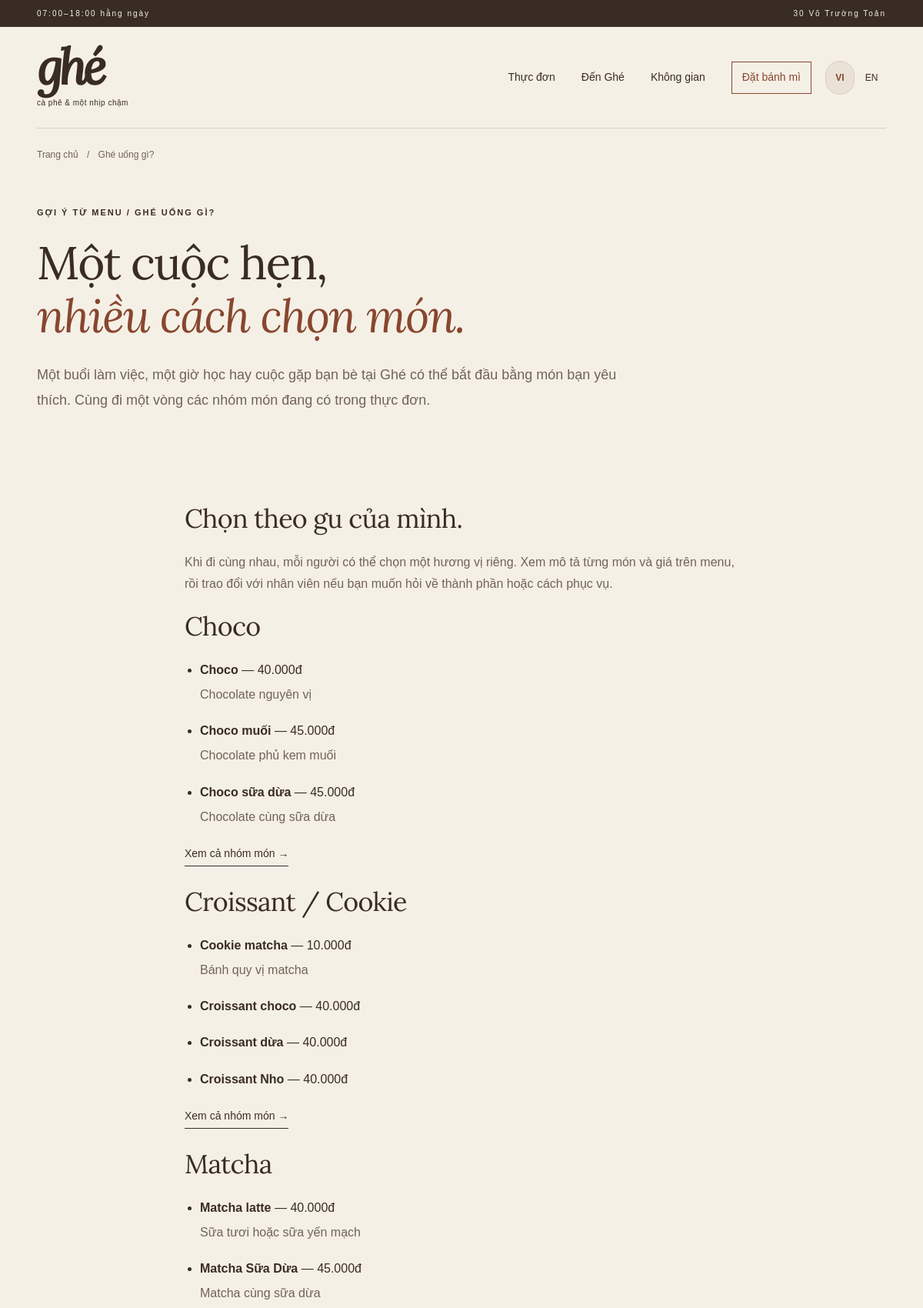
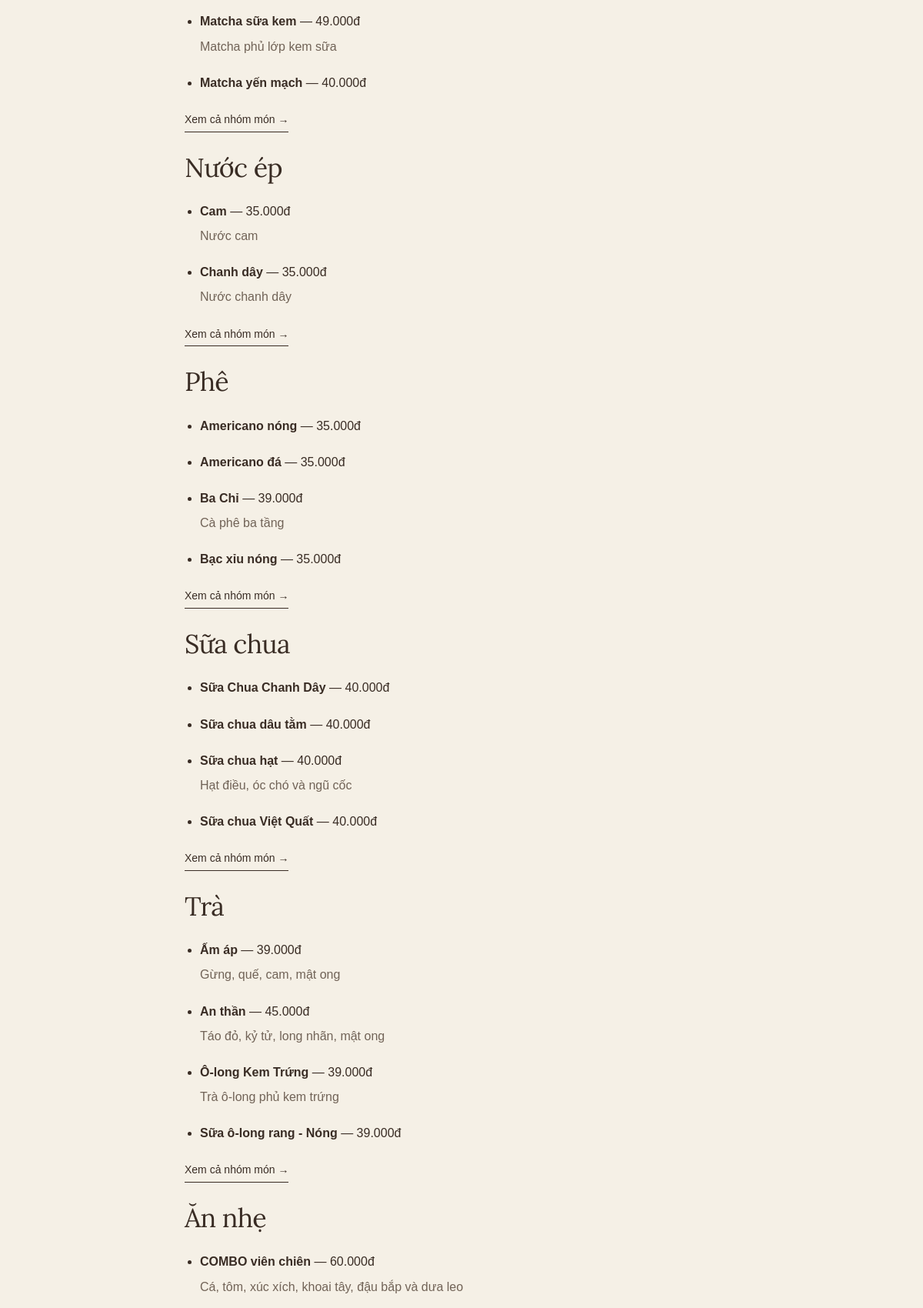
/ghe-uong-gi.php (upper part), run on the app's committed database (2 pictures, top to bottom).
### tables this page shows
CREATE TABLE `products` (
  `id` int(11) NOT NULL,
  `name` varchar(100) NOT NULL,
  `price` decimal(10,0) NOT NULL,
  `bakery_revenue_amount` decimal(10,0) DEFAULT NULL,
  `status` tinyint(4) DEFAULT 1,
  `created_at` timestamp NOT NULL DEFAULT current_timestamp(),
  `category_id` int(11) DEFAULT 5,
  `sort_order` int(11) DEFAULT 0
);

### site/catalog.php (called while the page is built, shortened)
<?php
require_once __DIR__.'/photo-collection.php';
function ghe_catalog_rows(mysqli $db): array {
    return $db->query('SELECT p.id, p.name, p.price, p.status, p.category_id, p.sort_order, c.name AS category_name FROM products p LEFT JOIN categories c ON c.id=p.category_id ORDER BY c.name, p.sort_order, p.name')->fetch_all(MYSQLI_ASSOC);
}
function ghe_catalog_sections(array $rows, array $content): array {
    $sections = [];
    $original = require __DIR__ . '/menu-data.php';
    $descriptions = [];
    foreach ($original as $section) foreach ($section['items'] as $item) $descriptions[mb_strtolower(trim($item['name']), 'UTF-8')] = $item;
    foreach ($rows as $row) {
        $meta = $content['products'][(string)$row['id']] ?? [];
        if ((int)$row['status'] !== 1 || !($meta['visible'] ?? true)) continue;
        $key = 'category-' . (int)$row['category_id'];
        if (!isset($sections[$key])) $sections[$key] = ['id'=>$key, 'title'=>$row['category_name'] ?: 'Các món khác', 'eyebrow'=>'Thực đơn tại Ghé', 'theme'=>'coffee', 'wide'=>true, 'items'=>[]];
        $seed = $descriptions[mb_strtolower(trim($row['name']), 'UTF-8')] ?? [];
        $photo=ghe_collection_product($row['name'],$content);
        $image=$meta['image']??'';
        if($image==='' && !($meta['image_manual']??false))$image=$photo['image'];
        $sections[$key]['items'][] = ['id'=>(int)$row['id'], 'name'=>$row['name'], 'price'=>(int)$row['price'],
            'detail'=>$meta['description'] ?? ($seed['detail'] ?? ''), 'tags'=>$seed['tags'] ?? [],
            'image'=>$image, 'image_note'=>$image===$photo['image']?$photo['image_note']:'', 'image_note_en'=>$image===$photo['image']?$photo['image_note_en']:'', 'featured'=>(bool)($meta['featured'] ?? false)];
    }
    $main = []; $snacks = [];
    foreach ($sections as $section) {
        $name = mb_strtolower(trim(explode('/', $section['title'])[0]), 'UTF-8');
        if (in_array($name, ['ăn nhẹ', 'snacks'], true)) $snacks[] = $section;
        else $main[] = $section;
    }
    return array_merge($main, $snacks);
}

### site/bootstrap.php (called while the page is built, shortened)
<?php
require_once __DIR__ . '/content-store.php';
require_once __DIR__ . '/catalog.php';
require_once __DIR__ . '/english.php';
$site = require __DIR__ . '/config.php';
$websiteState = ghe_state_read();
$content = $websiteState[defined('GHE_PREVIEW') && GHE_PREVIEW ? 'draft' : 'published'];
$settings = $content['settings'];
$site = array_merge($site, $settings);
$site['address'] = $settings['street'] . ', ' . $settings['city'] . ', ' . $settings['region'];
$phoneDigits = preg_replace('/\D/', '', $settings['phone']);
$site['telephone'] = '+' . (strpos($phoneDigits,'0') === 0 ? '84' . substr($phoneDigits,1) : $phoneDigits);
$site['directions'] = 'https://www.google.com/maps/dir/?api=1&destination=' . rawurlencode('Ghé, ' . $site['address']);
$site['hours'] = $site['opens'] . '–' . $site['closes'] . ' hằng ngày';
try { $publicDb=ghe_database(); $menuSections=ghe_catalog_sections(ghe_catalog_rows($publicDb),$content); $publicDb->close(); }
catch (Throwable $e) { $catalogAvailable=false; $menuSections=[]; error_log('Public menu unavailable: '.$e->getMessage()); }
function ghe_link(string $path = '', bool $localize = true): string {
    global $site;
    return rtrim(parse_url($site['url'], PHP_URL_PATH) ?: '', '/') . '/' . ltrim($path, '/');
}

### site/content-store.php (called while the page is built, shortened)
<?php
require_once __DIR__.'/photo-collection.php';
function ghe_storage_dir(): string { return getenv('GHE_STORAGE_DIR') ?: __DIR__ . '/storage'; }
function ghe_apply_brand_refinement(array $content): array {
    $content['settings'] = array_replace($content['settings'] ?? [], [
        'home_title' => "Ghé một chút.\nChậm lại một chút.",
        'home_lead' => 'Giữa sân vườn xanh và những góc ngồi trong nhà thoáng mát, tinh tế, Ghé là nơi để học tập, làm việc, sẻ chia — hoặc đơn giản là dành cho mình một nhịp chậm hơn.',
        'home_intro' => 'Ghé là quán cà phê có sân vườn xanh và không gian trong nhà thoáng mát, tinh tế tại 30 Võ Trường Toản, Đà Lạt. Một nơi phù hợp để học tập, làm việc, gặp gỡ và chậm lại một chút.',
        'about_title' => 'Một nơi cho nhịp riêng của bạn.',
        'about_body' => "Ở Ghé, bạn có thể chọn một chỗ dưới tán cây hoặc một góc trong nhà ngập ánh sáng. Không gian thoáng mát, mộc mạc và đủ riêng tư để mỗi người tìm được nhịp của mình.\n\nĐến để học tập, làm việc, gặp gỡ và sẻ chia. Hoặc không cần một lý do đặc biệt — chỉ là ghé lại, gọi một món mình thích và chậm lại một chút.\n\nWi-Fi ổn định và ổ điện ở mỗi bàn giúp những buổi học hay ngày làm việc thêm thuận tiện. Ghé mở cửa từ 7h đến 18h hằng ngày.",
        'menu_intro' => 'Một ly cà phê, chút trà hay món bánh nhỏ — vừa đủ cho khoảng thời gian của bạn ở Ghé.',
    ]);
    $content['settings_en'] = array_replace($content['settings_en'] ?? [], [
        'home_title' => "Stop by for a while.\nSlow down for a while.",
        'home_lead' => 'Between a green garden and light-filled indoor corners, Ghé is a calm place to study, work and connect — or simply give yourself a slower moment.',
        'home_intro' => 'Ghé is a garden café with airy, thoughtful indoor spaces at 30 Vo Truong Toan, Da Lat. A place to study, work, meet and slow down for a while.',
        'about_title' => 'A place for your own pace.',
        'about_body' => "At Ghé, choose a seat beneath the trees or a light-filled corner indoors. The space is airy, warm and quiet enough for everyone to find their own pace.\n\nCome to study, work, meet and connect. Or come with no particular plan — order something you like and slow down for a while.\n\nReliable Wi-Fi and a power outlet at every table make longer study and work sessions easier. Ghé is open daily from 07:00 to 18:00.",
        'menu_intro' => 'A coffee, a tea or something small from the bakery — just enough for your time at Ghé.',
    ]);
    $content['brand_refinement_version'] = 1;
    return $content;
}
function ghe_state_read(): array {
    $file = ghe_storage_dir() . '/content.json';
    $data = json_decode((string)file_get_contents($file), true, 512, JSON_THROW_ON_ERROR);
    foreach(['draft','published'] as $version)$data[$version]=ghe_apply_brand_refinement(ghe_apply_photo_collection($data[$version]));
    return $data;
}

### site/photo-collection.php (called while the page is built, shortened)
<?php
function ghe_photo_collection(): array {
    static $photos=null;
    if($photos===null) {
        $photos=[];
        foreach(json_decode(file_get_contents(__DIR__.'/photo-collection.json'),true,512,JSON_THROW_ON_ERROR) as $photo) $photos[$photo['id']]=$photo;
    }
    return $photos;
}
function ghe_apply_photo_collection(array $content): array {
    $photos=ghe_photo_collection();
    $content['media']=array_replace($photos,$content['media']??[]);
    if(empty($content['settings']['hero_image']))foreach($photos as $id=>$photo)if($photo['number']===10)$content['settings']['hero_image']=$id;
    $content['photo_collection_version']=1;
    return $content;
}
function ghe_collection_product(string $name,array $content): array {
    $name=mb_strtolower(trim(preg_replace('/\s+/u',' ',$name)),'UTF-8');
    $number=0; $note=''; $english='';
    if(in_array($name,['bạc xỉu','bạc sỉu','croissant truyền thống'],true)) {
        $number=26;$note='Ảnh gồm bạc xỉu và bánh croissant.';$english='Photo shows bạc xỉu coffee and a croissant.';
    } elseif(in_array($name,['muối','cà phê muối','sữa dừa','cà phê cốt dừa','cà phê sữa dừa'],true)) {
        $number=37;$note='Ảnh gồm cà phê cốt dừa và cà phê muối.';$english='Photo shows coconut milk coffee and salt cream coffee.';
    } elseif(in_array($name,['sữa chua trái cây','sữa chua dâu tằm'],true)) {
        $number=41;$note='Ảnh phiên bản sữa chua dâu tằm.';$english='The mulberry yogurt option is pictured.';
    } elseif(in_array($name,['ổi chanh dây','trà ổi chanh dây'],true))$number=42;
    foreach(ghe_photo_collection() as $id=>$photo)if($photo['number']===$number && isset($content['media'][$id]))return ['image'=>$id,'image_note'=>$note,'image_note_en'=>$english];
    return ['image'=>'','image_note'=>'','image_note_en'=>''];
}

### site/english.php (called while the page is built, shortened)
<?php
function ghe_is_english(): bool { return defined('GHE_ENGLISH') && GHE_ENGLISH; }

### site/config.php (called while the page is built)
<?php
return [
    'url' => rtrim(getenv('GHE_SITE_URL') ?: 'https://ghecoffeedl.io.vn', '/'),
    'name' => 'Ghé',
    'address' => '30 Võ Trường Toản, Đà Lạt, Lâm Đồng',
    'phone' => '0705 926 614',
    'telephone' => '+84705926614',
    'maps' => 'https://maps.app.goo.gl/ySJSyKgaPvpcgA549',
    'directions' => 'https://www.google.com/maps/dir/?api=1&destination=11.9594496%2C108.4451549',
    'latitude' => 11.9594496,
    'longitude' => 108.4451549,
];

### ghe-uong-gi.php (the view, shortened to what this page needs)
<?php $pageKey='story'; require __DIR__.'/site/header.php'; ?>
<article><header class="page-intro wrap"><p class="eyebrow">GỢI Ý TỪ MENU / GHÉ UỐNG GÌ?</p><h1>Một cuộc hẹn,<br><em>nhiều cách chọn món.</em></h1><p class="lead">Một buổi làm việc, một giờ học hay cuộc gặp bạn bè tại Ghé có thể bắt đầu bằng món bạn yêu thích. Cùng đi một vòng các nhóm món đang có trong thực đơn.</p></header>
<div class="wrap section prose"><h2>Chọn theo gu của mình.</h2><p>Khi đi cùng nhau, mỗi người có thể chọn một hương vị riêng. Xem mô tả từng món và giá trên menu, rồi trao đổi với nhân viên nếu bạn muốn hỏi về thành phần hoặc cách phục vụ.</p>
<?php foreach($menuSections as $section): ?><section><h2><?= ghe_h($section['title']) ?></h2><ul class="story-menu"><?php foreach(array_slice($section['items'],0,4) as $item): ?><li><strong><?= ghe_h($item['name']) ?></strong> — <?= ghe_price($item['price']) ?><?php if($item['detail']!==''): ?><p><?= ghe_h($item['detail']) ?></p><?php endif; ?></li><?php endforeach; ?></ul><a class="text-link" href="<?= ghe_h(ghe_link('thuc-don.php').'#'.$section['id']) ?>">Xem cả nhóm món →</a></section><?php endforeach; ?>
</div></article>
<?php require __DIR__.'/site/footer.php'; ?>

### data on the page
products: name "Choco", price "40.000đ", detail "Chocolate nguyên vị"
products: name "Choco muối", price "45.000đ", detail "Chocolate phủ kem muối"
products: name "Choco sữa dừa", price "45.000đ", detail "Chocolate cùng sữa dừa"
products: name "Cookie matcha", price "10.000đ", detail "Bánh quy vị matcha"
products: name "Croissant choco", price "40.000đ"
products: name "Croissant dừa", price "40.000đ"
products: name "Croissant Nho", price "40.000đ"
products: name "Matcha latte", price "40.000đ", detail "Sữa tươi hoặc sữa yến mạch"
products: name "Matcha Sữa Dừa", price "45.000đ", detail "Matcha cùng sữa dừa"
products: name "Matcha sữa kem", price "49.000đ", detail "Matcha phủ lớp kem sữa"
products: name "Matcha yến mạch", price "40.000đ"
products: name "Cam", price "35.000đ", detail "Nước cam"
products: name "Chanh dây", price "35.000đ", detail "Nước chanh dây"
products: name "Americano nóng", price "35.000đ"
products: name "Americano đá", price "35.000đ"
products: name "Ba Chỉ", price "39.000đ", detail "Cà phê ba tầng"
products: name "Bạc xỉu nóng", price "35.000đ"
products: name "Sữa Chua Chanh Dây", price "40.000đ"
products: name "Sữa chua dâu tằm", price "40.000đ"
products: name "Sữa chua hạt", price "40.000đ", detail "Hạt điều, óc chó và ngũ cốc"
products: name "Sữa chua Việt Quất", price "40.000đ"
products: name "Ấm áp", price "39.000đ", detail "Gừng, quế, cam, mật ong"
products: name "An thần", price "45.000đ", detail "Táo đỏ, kỷ tử, long nhãn, mật ong"
products: name "Ô-long Kem Trứng", price "39.000đ", detail "Trà ô-long phủ kem trứng"
products: name "Sữa ô-long rang - Nóng", price "39.000đ"
products: name "COMBO viên chiên", price "60.000đ", detail "Cá, tôm, xúc xích, khoai tây, đậu bắp và dưa leo"

### other printed values
ghe_h($site['hours']) "07:00–18:00 hằng ngày"
ghe_h($site['street']) "30 Võ Trường Toản"
ghe_t('cà phê & một nhịp chậm','coffee at a slower pace') "cà phê & một nhịp chậm"
ghe_h($entry['label']) "Thực đơn"
ghe_h($entry['label']) "Đến Ghé"
ghe_h($entry['label']) "Không gian"
ghe_t('Trang chủ','Home') "Trang chủ"
ghe_h($page['label']) "Ghé uống gì?"
ghe_h($section['title']) "Choco"
ghe_h($section['title']) "Croissant / Cookie"
ghe_h($section['title']) "Matcha"
ghe_h($section['title']) "Nước ép"
ghe_h($section['title']) "Phê"
ghe_h($section['title']) "Sữa chua"
ghe_h($section['title']) "Trà"
